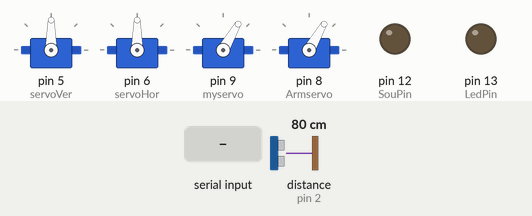
Recording of a sketch running on a simulated Arduino Uno, built with avr-gcc and run on an emulated ATmega328P. Parts: 4 × servo, output pins drawn as LEDs (lit = HIGH). Wiring (inferred from the names in the program): ultrasonic range finder: trigger pin 3; echo pin 2. The inputs (shaded band) are chosen by the test bench; at power-on: distance to the obstacle (sensor on pin 2) 80 cm. The echo pulse lasts 58.3 µs per cm; pins used as bus, display or sensor lines are not drawn.

Above: at 1.2 s.
1.3 s: distance to the obstacle (sensor on pin 2) set to 4 cm
At 2.2 s:
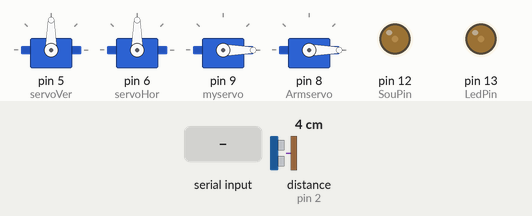
2.8 s: "X" received over Serial
At 3.6 s:
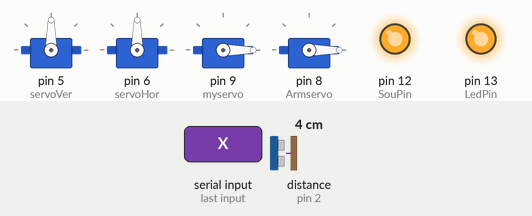
5.3 s: distance to the obstacle (sensor on pin 2) set to 2 cm
At 5.8 s:
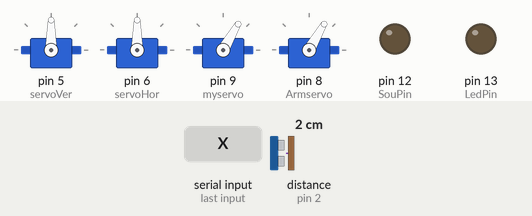
Timing chart, 0 to 8.3 s (numbered marks = the images above; inputs shaded):
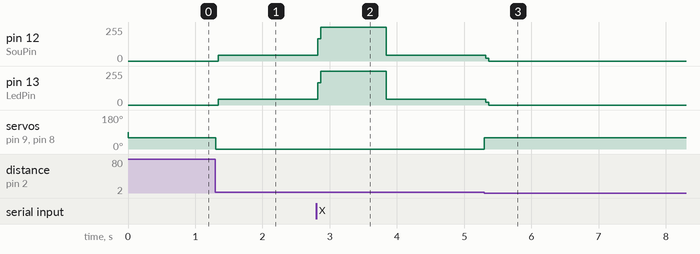

Measured:
- the behaviour switches between 3 and 2 cm on distance to the obstacle (sensor on pin 2) (found by bisection; images 2 and 3)
- after the input at 1.3 s, pin 12 (SouPin): 0/255 → 44/255 after 0.05 s; pin 13 (LedPin): 0/255 → 43/255 after 0.05 s; servo on pin 9 (myservo), servo on pin 8 (Armservo): 60° → 0° at once
- after the input at 2.8 s, pin 12 (SouPin): 44/255 → 255/255 at once, → 43/255 1.0 s later; pin 13 (LedPin): 43/255 → 255/255 at once, → 42/255 1.0 s later
- after the input at 5.3 s, pin 12 (SouPin): 43/255 → 0/255 at once; pin 13 (LedPin): 42/255 → 0/255 at once; servo on pin 9 (myservo), servo on pin 8 (Armservo): 0° → 60° at once

The sketch:

Wall-e.ino
```cpp
#include<Servo.h>

Servo servoVer;
Servo servoHor;
Servo myservo;
Servo Armservo;


const int TrigPin =  3;
const int EchoPin =  2;

int angle1 = 60;
int angle2 = 0;

int LedPin = 13;
int SouPin = 12;
float cm;

int x;
int y;

int prevX;
int prevY;

void setup()
{
  Serial.begin(9600);
  servoVer.attach(5);
  servoHor.attach(6);
   myservo.attach(9);
  Armservo.attach(8);
  servoVer.write(90);
  servoHor.write(90);
  pinMode(EchoPin, INPUT);
pinMode(TrigPin, OUTPUT);

pinMode(SouPin,OUTPUT);
pinMode(LedPin, OUTPUT);
}

void Pos()
{
  if(prevX != x || prevY != y)
  {
    int servoX = map(x, 600, 0, 70, 179);
    int servoY = map(y, 450, 0, 179, 95);

    servoX = min(servoX, 179);
    servoX = max(servoX, 70);
    servoY = min(servoY, 179);
    servoY = max(servoY, 95);

    servoHor.write(servoX);
    servoVer.write(servoY);
  }
}

void loop()
{
  digitalWrite(LedPin, LOW);
digitalWrite(SouPin, LOW);

digitalWrite(TrigPin, LOW);
delayMicroseconds(2);
digitalWrite(TrigPin, HIGH);
delayMicroseconds(10);
digitalWrite(TrigPin, LOW);

cm = pulseIn(EchoPin, HIGH) / 58.0;
cm = (int(cm * 100.0)) / 100.0;
  if (cm>=2 && cm<=10)
{digitalWrite(SouPin, HIGH);
digitalWrite(LedPin,HIGH);
myservo.write(angle2);
Armservo.write(angle2);}
  else{
  digitalWrite(LedPin,LOW);
  digitalWrite(SouPin, LOW);
  myservo.write(angle1);
  Armservo.write(angle1);
}

  if(Serial.available() > 0)
  {
    if(Serial.read() == 'X')
    {
      x = Serial.parseInt();
      if(Serial.read() == 'Y')
      {
        y = Serial.parseInt();
       Pos();
      }
    }
    while(Serial.available() > 0)
    {
      Serial.read();
    }
  }
}
```
